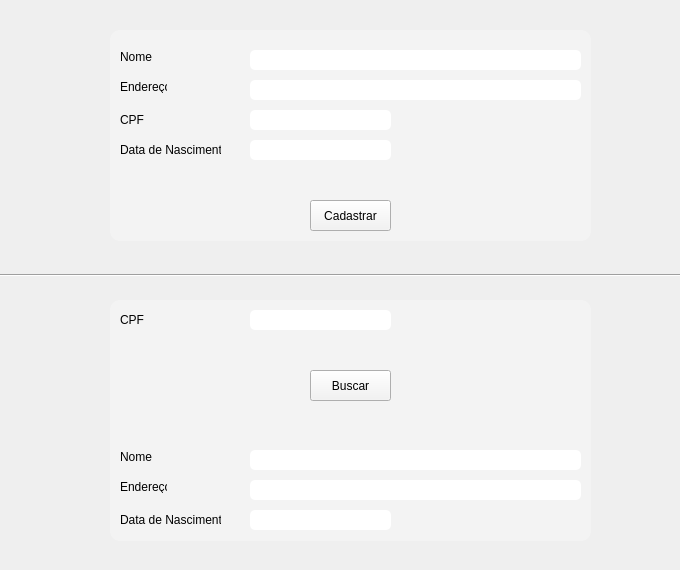
<?xml version="1.0" encoding="UTF-8"?>
<ui version="4.0">
 <class>Form</class>
 <widget class="QWidget" name="Form">
  <property name="geometry">
   <rect>
    <x>0</x>
    <y>0</y>
    <width>680</width>
    <height>570</height>
   </rect>
  </property>
  <property name="windowTitle">
   <string>Form</string>
  </property>
  <widget class="QLabel" name="label_11">
   <property name="enabled">
    <bool>true</bool>
   </property>
   <property name="geometry">
    <rect>
     <x>110</x>
     <y>300</y>
     <width>481</width>
     <height>241</height>
    </rect>
   </property>
   <property name="styleSheet">
    <string notr="true">background-color: rgb(243, 243, 243);
border-radius:10px;</string>
   </property>
   <property name="text">
    <string/>
   </property>
  </widget>
  <widget class="QLineEdit" name="lineEdit_7">
   <property name="geometry">
    <rect>
     <x>250</x>
     <y>510</y>
     <width>141</width>
     <height>20</height>
    </rect>
   </property>
   <property name="styleSheet">
    <string notr="true">border-radius:5px;</string>
   </property>
  </widget>
  <widget class="QLineEdit" name="lineEdit_5">
   <property name="geometry">
    <rect>
     <x>250</x>
     <y>480</y>
     <width>331</width>
     <height>20</height>
    </rect>
   </property>
   <property name="styleSheet">
    <string notr="true">border-radius:5px;</string>
   </property>
  </widget>
  <widget class="Line" name="line">
   <property name="geometry">
    <rect>
     <x>0</x>
     <y>260</y>
     <width>821</width>
     <height>31</height>
    </rect>
   </property>
   <property name="orientation">
    <enum>Qt::Horizontal</enum>
   </property>
  </widget>
  <widget class="QPushButton" name="pushButton_2">
   <property name="geometry">
    <rect>
     <x>310</x>
     <y>370</y>
     <width>81</width>
     <height>31</height>
    </rect>
   </property>
   <property name="styleSheet">
    <string notr="true">background-color: rgb(243, 243, 243);</string>
   </property>
   <property name="text">
    <string>Buscar</string>
   </property>
  </widget>
  <widget class="QLabel" name="label_10">
   <property name="enabled">
    <bool>true</bool>
   </property>
   <property name="geometry">
    <rect>
     <x>110</x>
     <y>30</y>
     <width>481</width>
     <height>211</height>
    </rect>
   </property>
   <property name="styleSheet">
    <string notr="true">background-color: rgb(243, 243, 243);
border-radius:10px;</string>
   </property>
   <property name="text">
    <string/>
   </property>
  </widget>
  <widget class="QLineEdit" name="lineEdit_8">
   <property name="geometry">
    <rect>
     <x>250</x>
     <y>310</y>
     <width>141</width>
     <height>20</height>
    </rect>
   </property>
   <property name="styleSheet">
    <string notr="true">border-radius:5px;</string>
   </property>
  </widget>
  <widget class="QLabel" name="label_2">
   <property name="geometry">
    <rect>
     <x>120</x>
     <y>80</y>
     <width>47</width>
     <height>13</height>
    </rect>
   </property>
   <property name="styleSheet">
    <string notr="true">background-color: rgb(243, 243, 243);</string>
   </property>
   <property name="text">
    <string>Endereço</string>
   </property>
  </widget>
  <widget class="QLabel" name="label_4">
   <property name="geometry">
    <rect>
     <x>120</x>
     <y>140</y>
     <width>101</width>
     <height>20</height>
    </rect>
   </property>
   <property name="styleSheet">
    <string notr="true">background-color: rgb(243, 243, 243);</string>
   </property>
   <property name="text">
    <string>Data de Nascimento</string>
   </property>
  </widget>
  <widget class="QLabel" name="label">
   <property name="geometry">
    <rect>
     <x>120</x>
     <y>50</y>
     <width>47</width>
     <height>13</height>
    </rect>
   </property>
   <property name="styleSheet">
    <string notr="true">background-color: rgb(243, 243, 243);</string>
   </property>
   <property name="text">
    <string>Nome</string>
   </property>
  </widget>
  <widget class="QLabel" name="label_7">
   <property name="geometry">
    <rect>
     <x>120</x>
     <y>480</y>
     <width>47</width>
     <height>13</height>
    </rect>
   </property>
   <property name="styleSheet">
    <string notr="true">background-color: rgb(243, 243, 243);</string>
   </property>
   <property name="text">
    <string>Endereço</string>
   </property>
  </widget>
  <widget class="QLabel" name="label_9">
   <property name="geometry">
    <rect>
     <x>120</x>
     <y>310</y>
     <width>47</width>
     <height>20</height>
    </rect>
   </property>
   <property name="styleSheet">
    <string notr="true">background-color: rgb(243, 243, 243);</string>
   </property>
   <property name="text">
    <string>CPF</string>
   </property>
  </widget>
  <widget class="QLabel" name="label_6">
   <property name="geometry">
    <rect>
     <x>120</x>
     <y>450</y>
     <width>47</width>
     <height>13</height>
    </rect>
   </property>
   <property name="styleSheet">
    <string notr="true">background-color: rgb(243, 243, 243);</string>
   </property>
   <property name="text">
    <string>Nome</string>
   </property>
  </widget>
  <widget class="QPushButton" name="pushButton">
   <property name="geometry">
    <rect>
     <x>310</x>
     <y>200</y>
     <width>81</width>
     <height>31</height>
    </rect>
   </property>
   <property name="styleSheet">
    <string notr="true">background-color: rgb(243, 243, 243);</string>
   </property>
   <property name="text">
    <string>Cadastrar</string>
   </property>
  </widget>
  <widget class="QLabel" name="label_8">
   <property name="geometry">
    <rect>
     <x>120</x>
     <y>510</y>
     <width>101</width>
     <height>20</height>
    </rect>
   </property>
   <property name="styleSheet">
    <string notr="true">background-color: rgb(243, 243, 243);</string>
   </property>
   <property name="text">
    <string>Data de Nascimento</string>
   </property>
  </widget>
  <widget class="QLabel" name="label_3">
   <property name="geometry">
    <rect>
     <x>120</x>
     <y>110</y>
     <width>47</width>
     <height>20</height>
    </rect>
   </property>
   <property name="styleSheet">
    <string notr="true">background-color: rgb(243, 243, 243);</string>
   </property>
   <property name="text">
    <string>CPF</string>
   </property>
  </widget>
  <widget class="QLineEdit" name="lineEdit_2">
   <property name="geometry">
    <rect>
     <x>250</x>
     <y>80</y>
     <width>331</width>
     <height>20</height>
    </rect>
   </property>
   <property name="styleSheet">
    <string notr="true">border-radius:5px;</string>
   </property>
  </widget>
  <widget class="QLineEdit" name="lineEdit_6">
   <property name="geometry">
    <rect>
     <x>250</x>
     <y>450</y>
     <width>331</width>
     <height>20</height>
    </rect>
   </property>
   <property name="styleSheet">
    <string notr="true">border-radius:5px;</string>
   </property>
  </widget>
  <widget class="QLineEdit" name="lineEdit_4">
   <property name="geometry">
    <rect>
     <x>250</x>
     <y>140</y>
     <width>141</width>
     <height>20</height>
    </rect>
   </property>
   <property name="styleSheet">
    <string notr="true">border-radius:5px;</string>
   </property>
  </widget>
  <widget class="QLineEdit" name="lineEdit_3">
   <property name="geometry">
    <rect>
     <x>250</x>
     <y>110</y>
     <width>141</width>
     <height>20</height>
    </rect>
   </property>
   <property name="styleSheet">
    <string notr="true">border-radius:5px;</string>
   </property>
  </widget>
  <widget class="QLineEdit" name="lineEdit">
   <property name="geometry">
    <rect>
     <x>250</x>
     <y>50</y>
     <width>331</width>
     <height>20</height>
    </rect>
   </property>
   <property name="styleSheet">
    <string notr="true">border-radius:5px;</string>
   </property>
  </widget>
 </widget>
 <resources/>
 <connections/>
</ui>
